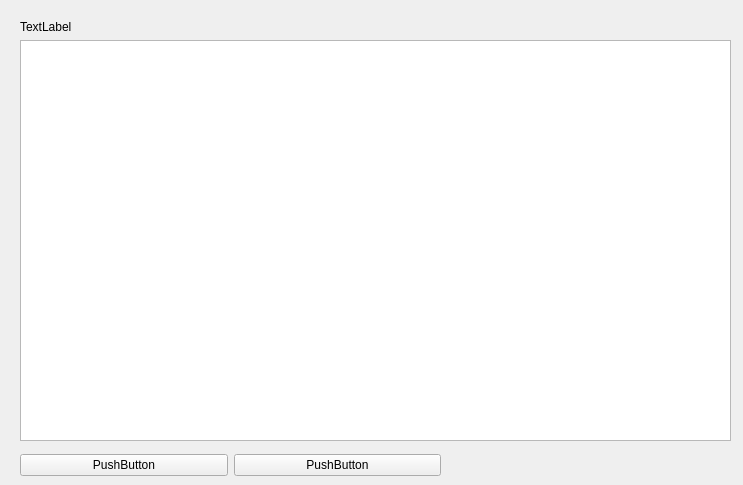
<?xml version="1.0" encoding="UTF-8"?>
<ui version="4.0">
 <class>Form</class>
 <widget class="QWidget" name="Form">
  <property name="geometry">
   <rect>
    <x>0</x>
    <y>0</y>
    <width>743</width>
    <height>485</height>
   </rect>
  </property>
  <property name="windowTitle">
   <string>Form</string>
  </property>
  <widget class="QWidget" name="verticalLayoutWidget">
   <property name="geometry">
    <rect>
     <x>20</x>
     <y>20</y>
     <width>711</width>
     <height>421</height>
    </rect>
   </property>
   <layout class="QVBoxLayout" name="verticalLayout">
    <item>
     <widget class="QLabel" name="label">
      <property name="text">
       <string>TextLabel</string>
      </property>
     </widget>
    </item>
    <item>
     <widget class="QTableWidget" name="tableWidget"/>
    </item>
   </layout>
  </widget>
  <widget class="QWidget" name="horizontalLayoutWidget">
   <property name="geometry">
    <rect>
     <x>20</x>
     <y>450</y>
     <width>421</width>
     <height>31</height>
    </rect>
   </property>
   <layout class="QHBoxLayout" name="horizontalLayout">
    <item>
     <widget class="QPushButton" name="pushButton_2">
      <property name="text">
       <string>PushButton</string>
      </property>
     </widget>
    </item>
    <item>
     <widget class="QPushButton" name="pushButton">
      <property name="text">
       <string>PushButton</string>
      </property>
     </widget>
    </item>
   </layout>
  </widget>
 </widget>
 <resources/>
 <connections/>
</ui>
